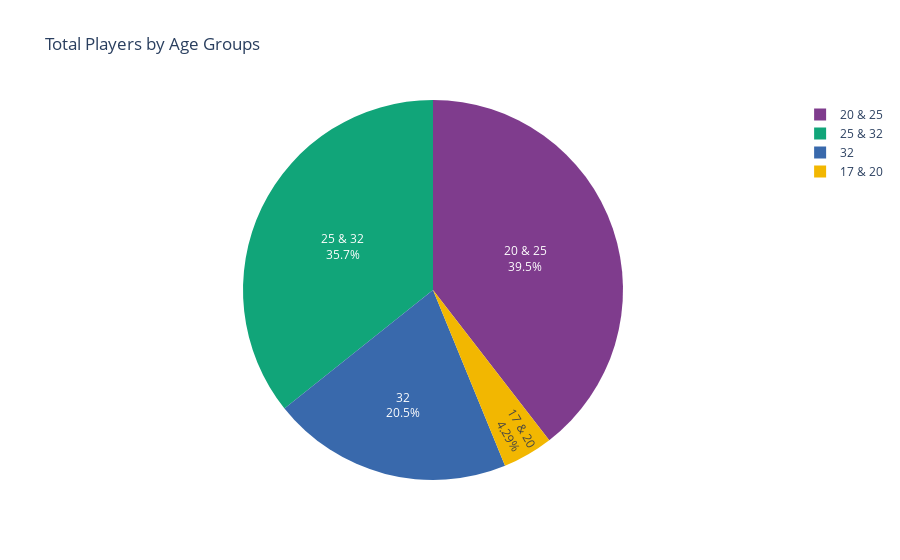

Notebook cell for this chart:
### Code cell
age_group_counts.columns = ['Age Group', 'Count']

# Pie chart
fig = px.pie(
    age_group_counts,
    names='Age Group',
    values='Count',
    title='Total Players by Age Groups',
    color_discrete_sequence=px.colors.qualitative.Bold
)

fig.update_traces(textposition='inside', textinfo='percent+label')
fig.show()

### Figure 1 — Plotly figure (JSON) as saved in the notebook; plotly's stock layout.template omitted (floating-point values rounded to 4 significant figures)
{"data": [{"domain": {"x": [0.0, 1.0], "y": [0.0, 1.0]}, "hovertemplate": "Age Group=%{label}<br>Count=%{value}<extra></extra>", "labels": ["20 & 25", "25 & 32", "32", "17 & 20"], "legendgroup": "", "name": "", "showlegend": true, "values": [83, 75, 43, 9], "type": "pie", "textinfo": "percent+label", "textposition": "inside"}], "layout": {"legend": {"tracegroupgap": 0}, "title": {"text": "Total Players by Age Groups"}, "piecolorway": ["rgb(127, 60, 141)", "rgb(17, 165, 121)", "rgb(57, 105, 172)", "rgb(242, 183, 1)", "rgb(231, 63, 116)", "rgb(128, 186, 90)", "rgb(230, 131, 16)", "rgb(0, 134, 149)", "rgb(207, 28, 144)", "rgb(249, 123, 114)", "rgb(165, 170, 153)"]}}
